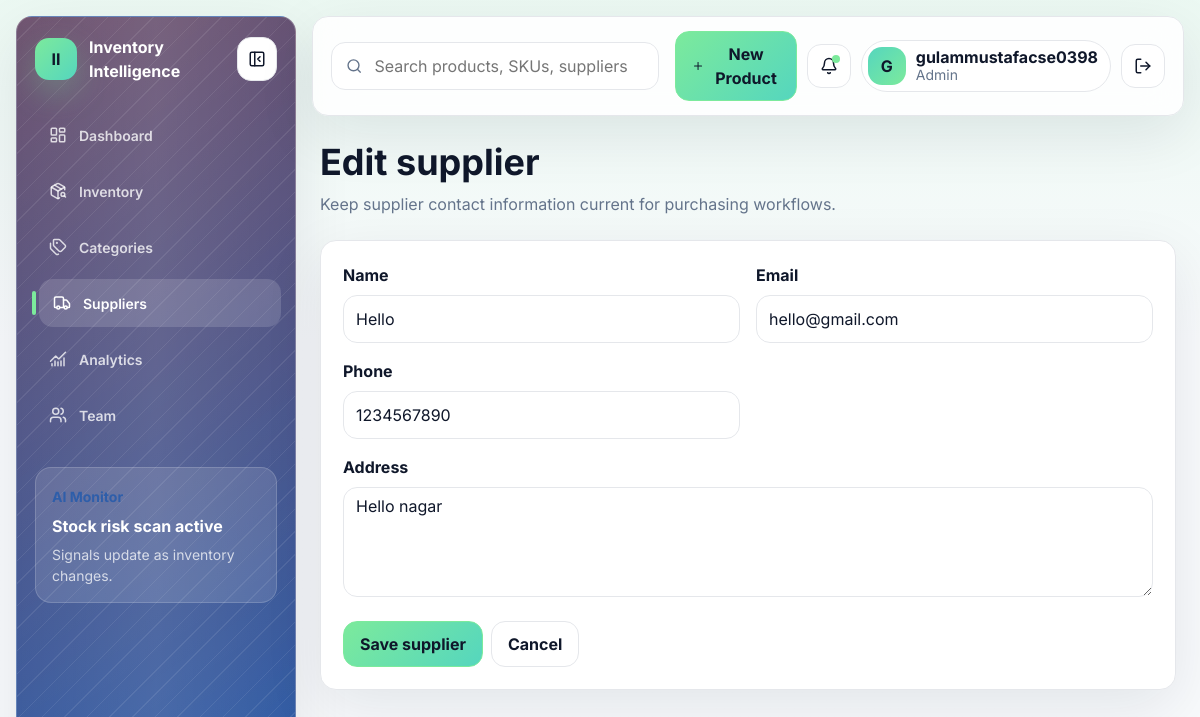
The app's page /suppliers/1/edit (signed in) with its own data.
### app/models.py (models this page shows, shortened)
class User(UserMixin, db.Model):
    id = db.Column(db.Integer, primary_key=True)
    username = db.Column(db.String(80), unique=True, nullable=False, index=True)
    email = db.Column(db.String(255), unique=True, nullable=False, index=True)
    password_hash = db.Column(db.String(255), nullable=False)
    role_id = db.Column(db.Integer, db.ForeignKey("role.id"), nullable=False)
    created_at = db.Column(db.DateTime(timezone=True), default=utc_now, nullable=False)
    role = db.relationship("Role", back_populates="users")
    @property
    def role_name(self):
        return self.role.name if self.role else ""
    def has_role(self, *roles):
        return self.role_name in roles
    notifications = db.relationship("Notification", back_populates="user", lazy=True)

class Role(db.Model):
    id = db.Column(db.Integer, primary_key=True)
    name = db.Column(db.String(50), unique=True, nullable=False)
    users = db.relationship("User", back_populates="role", lazy=True)

class Supplier(db.Model):
    id = db.Column(db.Integer, primary_key=True)
    name = db.Column(db.String(160), nullable=False, index=True)
    email = db.Column(db.String(255), nullable=True)
    phone = db.Column(db.String(40), nullable=True)
    address = db.Column(db.Text, nullable=True)
    products = db.relationship("Product", back_populates="supplier", lazy=True)

### app/suppliers/routes.py (the view, shortened to what this page needs)
@bp.route("/<int:supplier_id>/edit", methods=["GET", "POST"])
@roles_required("Admin", "Manager")
def edit(supplier_id):
    supplier = Supplier.query.get_or_404(supplier_id)
    form = SupplierForm(obj=supplier)
    return render_template("suppliers/form.html", form=form, title="Edit supplier")

### app/forms.py
class SupplierForm(FlaskForm):
    name = StringField("Name", validators=[DataRequired(), Length(max=160)])
    email = EmailField("Email", validators=[Optional(), Email(), Length(max=255)])
    phone = StringField("Phone", validators=[Optional(), Length(max=40)])
    address = TextAreaField("Address", validators=[Optional(), Length(max=1000)])
    submit = SubmitField("Save supplier")

### app/models.py (called while the page is built)
@login_manager.user_loader
def load_user(user_id):
    return db.session.get(User, int(user_id))

### app/templates/suppliers/form.html (shortened to what this page needs)
{% extends "base.html" %}
{% block content %}
<div class="page-heading"><div><h1>{{ title }}</h1><p class="text-muted">Keep supplier contact information current for purchasing workflows.</p></div></div>
<div class="panel narrow">
  <form method="post" novalidate>
    <div class="row g-3">
      <div class="col-md-6">{{ form.name.label(class="form-label") }}{{ form.name(class="form-control") }}</div>
      <div class="col-md-6">{{ form.email.label(class="form-label") }}{{ form.email(class="form-control") }}</div>
      <div class="col-md-6">{{ form.phone.label(class="form-label") }}{{ form.phone(class="form-control") }}</div>
      <div class="col-12">{{ form.address.label(class="form-label") }}{{ form.address(class="form-control", rows="4") }}</div>
    </div>
    <div class="mt-4 d-flex gap-2">
      <button class="btn btn-primary" type="submit">{{ form.submit.label.text }}</button>
      <a class="btn btn-outline-secondary" href="{{ url_for('suppliers.index') }}">Cancel</a>
    </div>
  </form>
</div>
{% endblock %}

### app/templates/base.html (shortened to what this page needs)
<!doctype html>
<html lang="en">
<head>
  <link href="https://cdn.jsdelivr.net/npm/bootstrap@5.3.3/dist/css/bootstrap.min.css" rel="stylesheet">
  <link rel="stylesheet" href="{{ url_for('static', filename='css/styles.css') }}">
</head>
<body>
  {% if current_user.is_authenticated %}
  <div class="app-shell">
    <aside class="sidebar">
      <div class="brand-wrap">
        <a class="brand" href="{{ url_for('dashboard.index') }}">
          <span class="brand-mark">II</span>
          <span class="brand-copy">Inventory Intelligence</span>
        </a>
        <button class="icon-btn sidebar-toggle" type="button" aria-label="Collapse sidebar" data-sidebar-toggle>
          <i data-lucide="panel-left-close"></i>
        </button>
      </div>
      <nav class="nav flex-column sidebar-nav">
        <a class="nav-link {% if request.endpoint and request.endpoint.startswith('dashboard.index') %}active{% endif %}" href="{{ url_for('dashboard.index') }}"><i data-lucide="layout-dashboard"></i><span>Dashboard</span></a>
        <a class="nav-link {% if request.endpoint and request.endpoint.startswith('inventory') %}active{% endif %}" href="{{ url_for('inventory.index') }}"><i data-lucide="package-search"></i><span>Inventory</span></a>
        {% if current_user.has_role('Admin', 'Manager') %}
        <a class="nav-link {% if request.endpoint and request.endpoint.startswith('categories') %}active{% endif %}" href="{{ url_for('categories.index') }}"><i data-lucide="tags"></i><span>Categories</span></a>
        <a class="nav-link {% if request.endpoint and request.endpoint.startswith('suppliers') %}active{% endif %}" href="{{ url_for('suppliers.index') }}"><i data-lucide="truck"></i><span>Suppliers</span></a>
        <a class="nav-link {% if request.endpoint == 'dashboard.analytics' %}active{% endif %}" href="{{ url_for('dashboard.analytics') }}"><i data-lucide="chart-no-axes-combined"></i><span>Analytics</span></a>
        {% endif %}
        {% if current_user.has_role('Admin') %}
        <a class="nav-link {% if request.endpoint and request.endpoint.startswith('users') %}active{% endif %}" href="{{ url_for('users.index') }}"><i data-lucide="users"></i><span>Team</span></a>
        {% endif %}
      </nav>
      <div class="sidebar-card">
        <span class="eyebrow">AI Monitor</span>
        <strong>Stock risk scan active</strong>
        <p>Signals update as inventory changes.</p>
      </div>
    </aside>
    <main class="main-panel">
      <nav class="topbar">
        <form class="global-search" method="get" action="{{ url_for('inventory.index') }}">
          <i data-lucide="search"></i>
          <input name="q" placeholder="Search products, SKUs, suppliers">
        </form>
        <div class="topbar-actions">
          {% if current_user.has_role('Admin', 'Manager') %}
          <a class="btn btn-primary btn-soft" href="{{ url_for('inventory.create') }}"><i data-lucide="plus"></i><span>New Product</span></a>
          {% endif %}
          <div class="dropdown notification-dropdown">
            <button class="icon-btn" id="notificationToggle" type="button" data-bs-toggle="dropdown" aria-expanded="false" aria-label="Notifications">
              <i data-lucide="bell"></i>
              <span class="notify-dot" id="notificationBadge"></span>
            </button>
          </div>
          <div class="profile-chip">
            <span class="avatar">{{ current_user.username[0]|upper }}</span>
            <div>
              <strong>{{ current_user.username }}</strong>
              <small>{{ current_user.role_name }}</small>
            </div>
          </div>
          <form method="post" action="{{ url_for('auth.logout') }}">
            <button class="icon-btn" type="submit" aria-label="Logout"><i data-lucide="log-out"></i></button>
          </form>
        </div>
      </nav>
      <section class="content-wrap">
        {% block content %}{% endblock %}
      </section>
    </main>
  </div>
  {% else %}
  <main class="auth-page">
    {% include "partials/flash.html" %}
    {% block auth_content %}{% endblock %}
  </main>
  {% endif %}
</body>
</html>

### records on screen
User: username "G", username "gulammustafacse0398"
Role: role_name "Admin"
Supplier: name "Hello", email "hello@gmail.com", phone "1234567890", address "Hello nagar"

### other values on screen
{{ title }} "Edit supplier"
